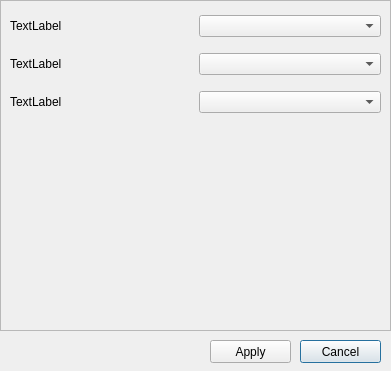
<?xml version="1.0" encoding="UTF-8"?>
<ui version="4.0">
 <class>scenario_preset_dialogue</class>
 <widget class="QDialog" name="scenario_preset_dialogue">
  <property name="geometry">
   <rect>
    <x>0</x>
    <y>0</y>
    <width>391</width>
    <height>371</height>
   </rect>
  </property>
  <property name="windowTitle">
   <string notr="true">Set Scenario Presets</string>
  </property>
  <widget class="QScrollArea" name="scrollArea">
   <property name="geometry">
    <rect>
     <x>0</x>
     <y>0</y>
     <width>391</width>
     <height>331</height>
    </rect>
   </property>
   <property name="widgetResizable">
    <bool>true</bool>
   </property>
   <widget class="QWidget" name="scrollAreaWidgetContents">
    <property name="geometry">
     <rect>
      <x>0</x>
      <y>0</y>
      <width>389</width>
      <height>329</height>
     </rect>
    </property>
    <layout class="QVBoxLayout" name="verticalLayout">
     <item>
      <layout class="QHBoxLayout" name="hzl_scenario_preset">
       <property name="topMargin">
        <number>5</number>
       </property>
       <property name="bottomMargin">
        <number>5</number>
       </property>
       <item>
        <widget class="QLabel" name="lbl_scenario">
         <property name="text">
          <string notr="true">TextLabel</string>
         </property>
        </widget>
       </item>
       <item>
        <widget class="QComboBox" name="cmb_preset">
         <property name="currentText">
          <string notr="true"/>
         </property>
         <property name="placeholderText">
          <string notr="true"/>
         </property>
        </widget>
       </item>
      </layout>
     </item>
     <item>
      <layout class="QHBoxLayout" name="horizontalLayout_2">
       <property name="topMargin">
        <number>5</number>
       </property>
       <property name="bottomMargin">
        <number>5</number>
       </property>
       <item>
        <widget class="QLabel" name="label_2">
         <property name="text">
          <string>TextLabel</string>
         </property>
        </widget>
       </item>
       <item>
        <widget class="QComboBox" name="comboBox_2"/>
       </item>
      </layout>
     </item>
     <item>
      <layout class="QHBoxLayout" name="horizontalLayout_3">
       <property name="topMargin">
        <number>5</number>
       </property>
       <property name="bottomMargin">
        <number>5</number>
       </property>
       <item>
        <widget class="QLabel" name="label_3">
         <property name="text">
          <string>TextLabel</string>
         </property>
        </widget>
       </item>
       <item>
        <widget class="QComboBox" name="comboBox_3"/>
       </item>
      </layout>
     </item>
     <item>
      <spacer name="verticalSpacer">
       <property name="orientation">
        <enum>Qt::Vertical</enum>
       </property>
       <property name="sizeHint" stdset="0">
        <size>
         <width>20</width>
         <height>200</height>
        </size>
       </property>
      </spacer>
     </item>
    </layout>
   </widget>
  </widget>
  <widget class="QPushButton" name="btn_cancel">
   <property name="geometry">
    <rect>
     <x>300</x>
     <y>340</y>
     <width>81</width>
     <height>23</height>
    </rect>
   </property>
   <property name="text">
    <string notr="true">Cancel</string>
   </property>
  </widget>
  <widget class="QPushButton" name="btn_ok">
   <property name="geometry">
    <rect>
     <x>210</x>
     <y>340</y>
     <width>81</width>
     <height>23</height>
    </rect>
   </property>
   <property name="text">
    <string notr="true">Apply</string>
   </property>
  </widget>
 </widget>
 <resources/>
 <connections/>
</ui>
